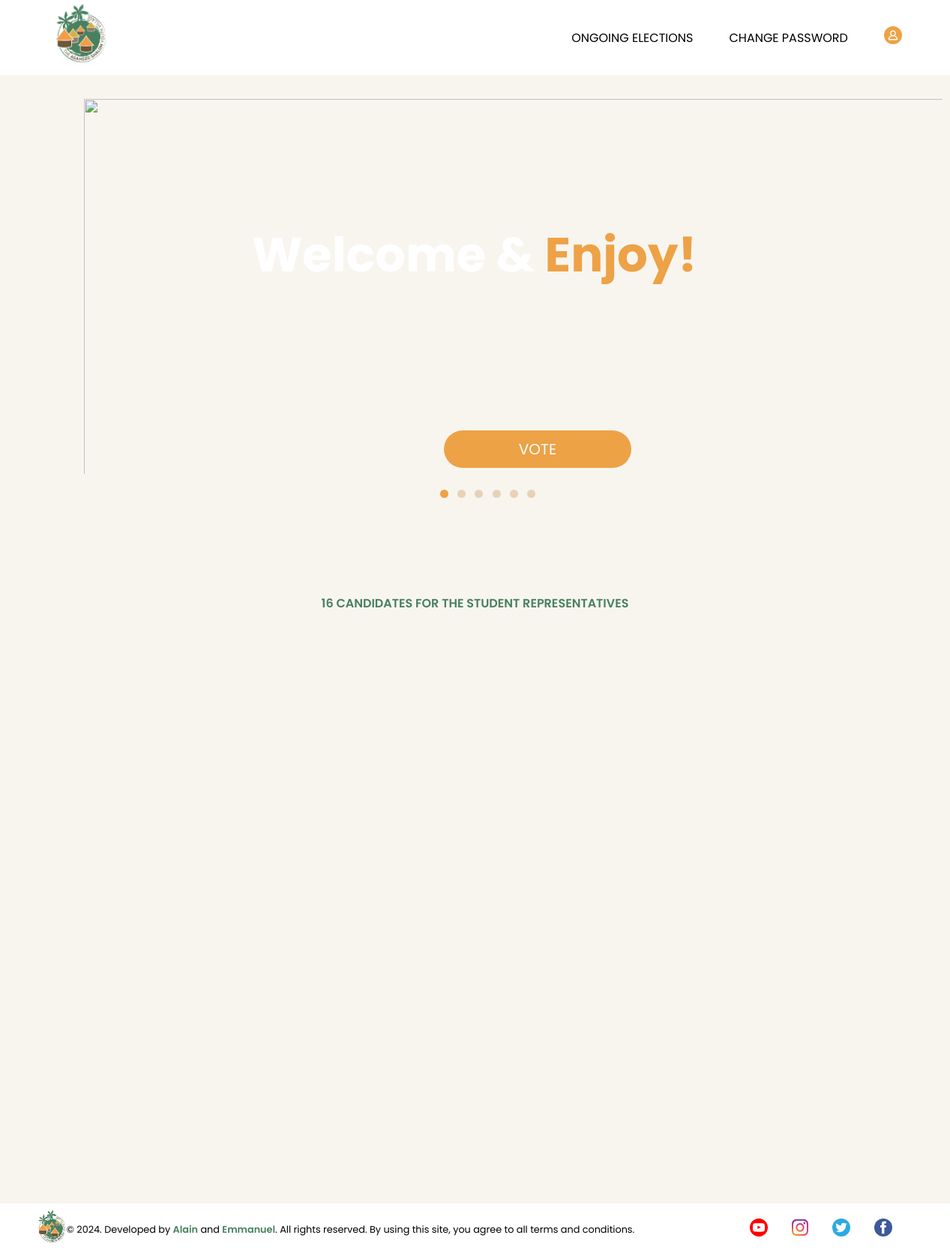
Page /userLandingPage.php (signed in) on the earlier database version.
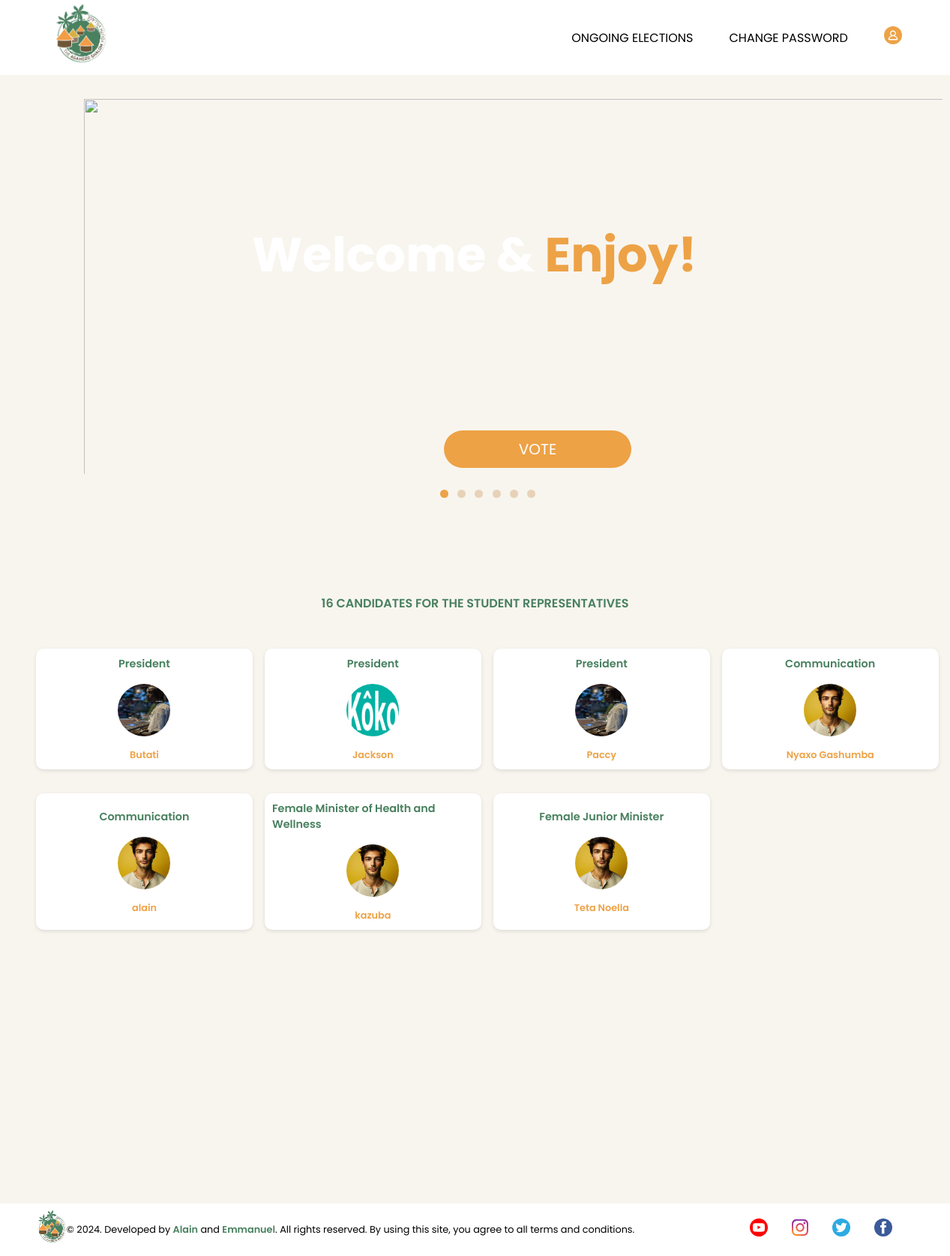
Same page on the later database version.
### tables this page shows
CREATE TABLE `candidate` (
  `CandidateId` int(11) NOT NULL,
  `Name` varchar(255) NOT NULL,
  `Bio` varchar(255) NOT NULL,
  `Manifesto` varchar(255) NOT NULL,
  `PositionId` int(11) NOT NULL,
  `candimages` varchar(255) NOT NULL
);

CREATE TABLE `positions` (
  `positionId` int(11) NOT NULL,
  `Name` varchar(255) DEFAULT NULL
);

### userLandingPage.php (the view, shortened to what this page needs)
<!DOCTYPE html>
<html lang="en">
<head>
    <link rel="stylesheet" href="userLandingPage.css">
</head>
<body>
    <section class="navigationBar">
        <div class="logo">
            <img src="./Assets/Agahozo+Shalom+Logo.png" alt="Agahozo Shalom Youth Village logo" class="logo-image">
        </div>
        <div class="navLinks">
        <ul>
                <a href="#candidateDisplay"><li>ONGOING ELECTIONS</li></a>
                <a href="#" onclick="showPop()"><li>CHANGE PASSWORD</li></a>
                <li>
                </li>
            </ul>
        </div>
    </section>
    <section class="heroSection">
        <h1 style="position: absolute; top: 10rem; left: 14rem; color: #ffff; font-size: 4rem; z-index: 10;">
            Welcome & <span id="typed-text" style="color: #EDA246;">Enjoy!</span>
        </h1>
        <a href="votingInterface.php"><button class="voteBtn">VOTE</button></a>
        <ul class="slides">
            <li class="slide-container">
            <div class="slide">
              <img src="./Assets/cover.png" />
                </div>
            </li>
            <li class="nav-dots">
                <label for="img-1" class="nav-dot" id="img-dot-1"></label>
                <label for="img-2" class="nav-dot" id="img-dot-2"></label>
                <label for="img-3" class="nav-dot" id="img-dot-3"></label>
                <label for="img-4" class="nav-dot" id="img-dot-4"></label>
                <label for="img-5" class="nav-dot" id="img-dot-5"></label>
                <label for="img-6" class="nav-dot" id="img-dot-6"></label>
            </li>
        </ul>
    </section>
    <section id="candidateDisplay" class="thirdCandidateDisplay">
        <h5>16 CANDIDATES FOR THE STUDENT REPRESENTATIVES</h5>
        <div class="profiles">
    <?php
        include('adminConn.php');
        $query1 = "SELECT * FROM positions";
        $data = mysqli_query($conn,$query1);
        while($record=mysqli_fetch_assoc($data)){
            $positionId = $record['positionId'];
            $positionName = $record['Name'];
            $query2 = "SELECT * FROM candidate WHERE `PositionId`= '$positionId'";
            $data1 = mysqli_query($conn,$query2);
            while($candidate = mysqli_fetch_assoc($data1)) {
                echo"<div class=\"candidateProfile\">";
                echo"<p style=\"font-size: 0.9rem; color: #48805F; font-weight: 600;\">{$positionName}</p>";
                echo"<img src=\"./Assets/candimages/{$candidate['candimages']}\" alt=\"profile image\" style=\"height: 70px; width: 70px; border-radius: 50%;\">";
                echo"<p style=\"font-size: 0.8rem; color: #EDA246; font-weight: 600;\">{$candidate['Name']}</p>";
                echo"</div>";
            }
        }
    ?>
</div>
    </section>
    <footer>
        <div class="logo2">
            <img src="./Assets/Agahozo+Shalom+Logo.png" alt="logo" style="height: 50px; width: 50px; margin-left: -2rem;">
        </div>
        <div class="copyRight">
        <p style="font-size: 0.8em;">&copy; 2024. Developed by <span style="color: #48805F; font-weight: 600;">Alain</span> and <span style="color: #48805F; font-weight: 600;">Emmanuel</span>. All rights reserved.
                By using this site, you agree to all terms and conditions.</p>
        </div>
        <div class="footerLinks">
            <ul class="socialMedia">
                <li>
                    <a href="https://www.youtube.com/results?search_query=agahozo+shalom+youth+village" target="_blank"></a>
                </li>
                <li>
                    <a href="https://www.instagram.com/agahozoshalom/?hl=en" target="_blank"></a>
                </li>
                <li>
                    <a href="https://twitter.com/i/flow/login?redirect_after_login=%2Fasyv" target="_blank"></a>
                </li>
                <li>
                    <a href="https://www.facebook.com/AgahozoShalom/" target="_blank"></a>
                </li>
            </ul>
        </div>
    </footer>
</body>
</html>

Differences in the rows shown:
added candidate: PositionId.Name "President", candimages (picture), Name "Butati"
added candidate: PositionId.Name "President", candimages (picture), Name "Jackson"
added candidate: PositionId.Name "President", candimages (picture), Name "Paccy"
added candidate: PositionId.Name "Communication", candimages (picture), Name "Nyaxo Gashumba"
added candidate: PositionId.Name "Communication", candimages (picture), Name "alain"
added candidate: PositionId.Name "Female Minister of Health and Wellness", candimages (picture), Name "kazuba"
added candidate: PositionId.Name "Female Junior Minister", candimages (picture), Name "Teta Noella"
